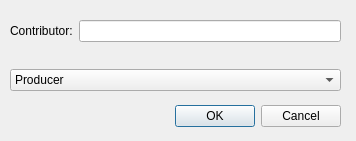
<?xml version="1.0" encoding="UTF-8"?>
<ui version="4.0">
 <class>Dialog</class>
 <widget class="QDialog" name="Dialog">
  <property name="geometry">
   <rect>
    <x>0</x>
    <y>0</y>
    <width>356</width>
    <height>141</height>
   </rect>
  </property>
  <property name="windowTitle">
   <string>Dialog</string>
  </property>
  <widget class="QDialogButtonBox" name="buttonBox">
   <property name="geometry">
    <rect>
     <x>120</x>
     <y>100</y>
     <width>221</width>
     <height>32</height>
    </rect>
   </property>
   <property name="orientation">
    <enum>Qt::Horizontal</enum>
   </property>
   <property name="standardButtons">
    <set>QDialogButtonBox::Cancel|QDialogButtonBox::Ok</set>
   </property>
  </widget>
  <widget class="QWidget" name="layoutWidget">
   <property name="geometry">
    <rect>
     <x>10</x>
     <y>20</y>
     <width>331</width>
     <height>71</height>
    </rect>
   </property>
   <layout class="QVBoxLayout" name="verticalLayout">
    <item>
     <layout class="QFormLayout" name="formLayout">
      <item row="0" column="0">
       <widget class="QLabel" name="label">
        <property name="text">
         <string>Contributor:</string>
        </property>
       </widget>
      </item>
      <item row="0" column="1">
       <widget class="QLineEdit" name="contributor_name"/>
      </item>
     </layout>
    </item>
    <item>
     <widget class="QComboBox" name="contributor_role">
      <item>
       <property name="text">
        <string>Producer</string>
       </property>
      </item>
      <item>
       <property name="text">
        <string>Speaker</string>
       </property>
      </item>
      <item>
       <property name="text">
        <string>Author</string>
       </property>
      </item>
     </widget>
    </item>
   </layout>
  </widget>
 </widget>
 <resources/>
 <connections>
  <connection>
   <sender>buttonBox</sender>
   <signal>accepted()</signal>
   <receiver>Dialog</receiver>
   <slot>accept()</slot>
   <hints>
    <hint type="sourcelabel">
     <x>248</x>
     <y>254</y>
    </hint>
    <hint type="destinationlabel">
     <x>157</x>
     <y>274</y>
    </hint>
   </hints>
  </connection>
  <connection>
   <sender>buttonBox</sender>
   <signal>rejected()</signal>
   <receiver>Dialog</receiver>
   <slot>reject()</slot>
   <hints>
    <hint type="sourcelabel">
     <x>316</x>
     <y>260</y>
    </hint>
    <hint type="destinationlabel">
     <x>286</x>
     <y>274</y>
    </hint>
   </hints>
  </connection>
 </connections>
</ui>
